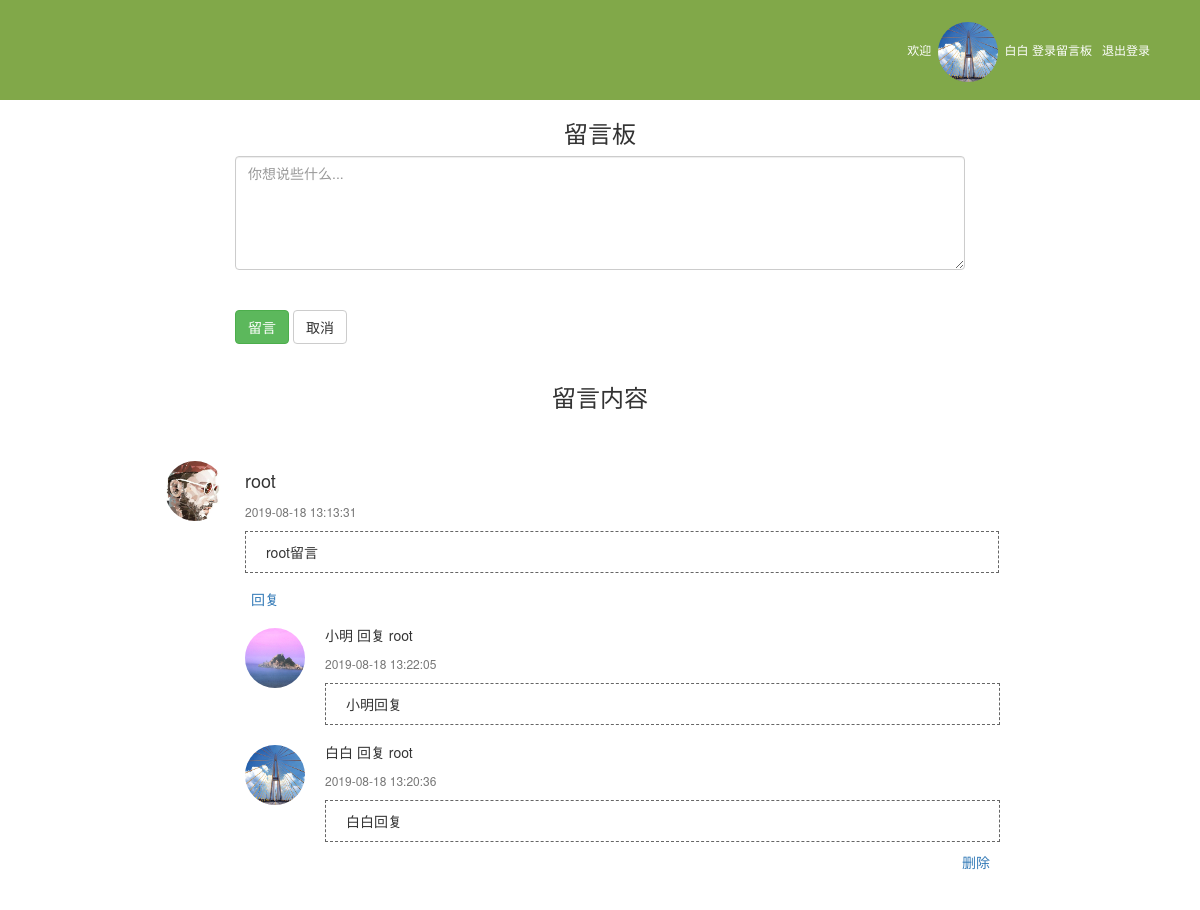
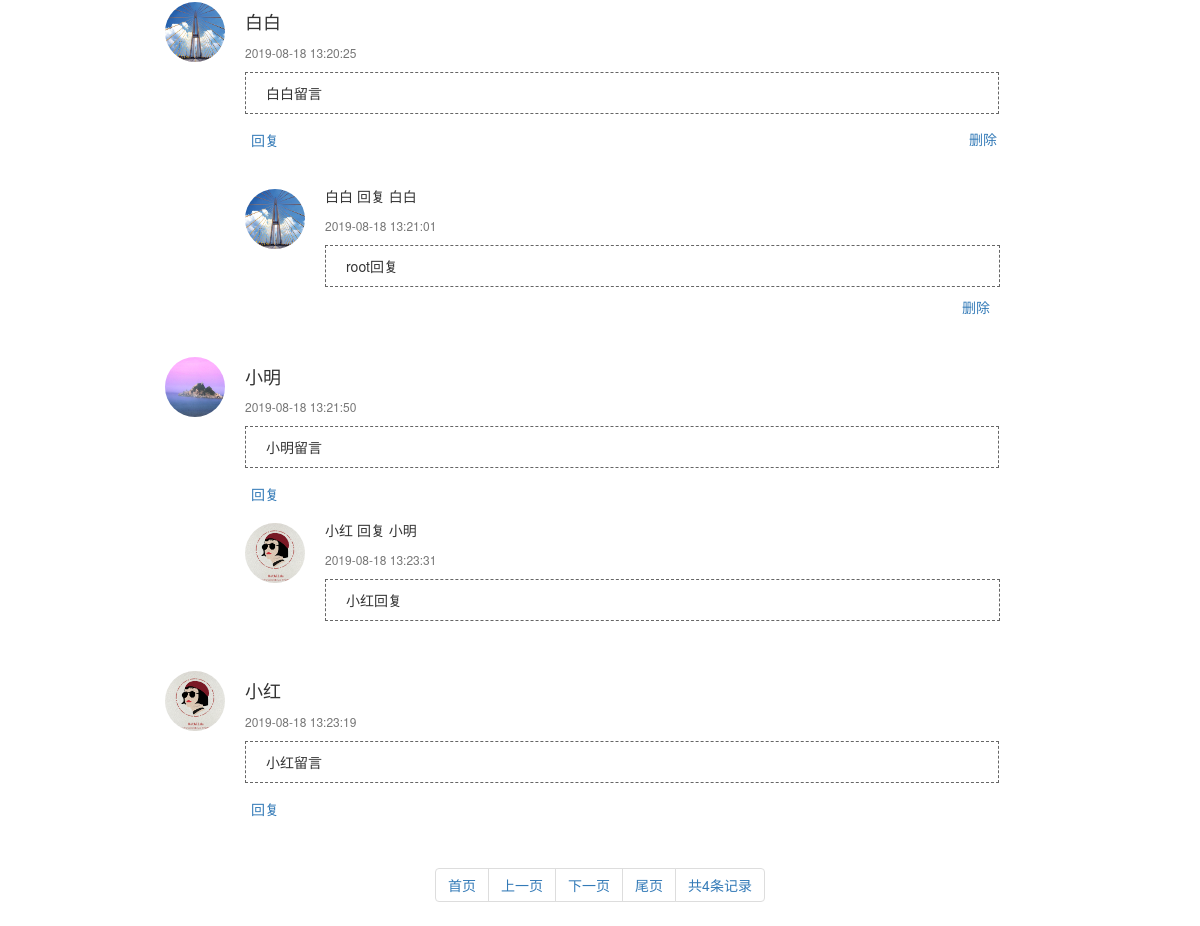
/index.php (signed in), run on the app's committed database (2 pictures, top to bottom).
### tables this page shows
CREATE TABLE IF NOT EXISTS `user` (
  `id` int(11) NOT NULL AUTO_INCREMENT COMMENT '用户ID，主键，自增',
  `username` varchar(30) NOT NULL COMMENT '用户名，字符串',
  `userpass` varchar(35) NOT NULL COMMENT '用户密码',
  `create_time` varchar(20) NOT NULL COMMENT '用户创建时间',
  `imgpath` varchar(30) NOT NULL COMMENT '头像',
  PRIMARY KEY (`id`)
);

CREATE TABLE IF NOT EXISTS `message` (
  `message_id` int(11) NOT NULL AUTO_INCREMENT COMMENT '留言ID，主键，自增',
  `message_content` varchar(300) NOT NULL COMMENT '留言内容',
  `create_time` datetime NOT NULL COMMENT '留言时间',
  `id` int(11) NOT NULL COMMENT '留言用户id',
  `message_name` varchar(20) NOT NULL COMMENT '留言用户',
  PRIMARY KEY (`message_id`)
);

CREATE TABLE IF NOT EXISTS `reply` (
  `reply_id` int(11) NOT NULL AUTO_INCREMENT COMMENT '回复id，主键，自增',
  `reply_content` varchar(500) NOT NULL COMMENT '回复内容',
  `message_name` varchar(30) NOT NULL COMMENT '留言的用户',
  `create_time` datetime NOT NULL COMMENT '回复时间',
  `message_id` int(11) NOT NULL COMMENT '评论id',
  `id` int(11) NOT NULL COMMENT '回复用户id',
  `reply_name` varchar(30) NOT NULL COMMENT '回复的用户',
  PRIMARY KEY (`reply_id`)
);

### index.php (the view, shortened to what this page needs)
<?php
	require("connect.php");
	$username=$_COOKIE['username'];
	$sql_img="select * from user where username='{$username}'";
	$result_img=mysqli_query($conn,$sql_img);
	$row_img=mysqli_fetch_assoc($result_img);
	$imgpath="./img/".$row_img['imgpath'];
?>
<!DOCTYPE html>
<html lang="en">
<head>
	<link href="Css/bootstrap.css" rel="stylesheet" type="text/css" />
</head>
<body>
	<div align="right" style="padding:10px 50px;background:#81A849;">
		<h6 style="height:60px;line-height:60px;color:#fff;">欢迎&nbsp;&nbsp;<a href="info.php" target="_blank"><img src="<?php echo $imgpath; ?>" alt="头像" width="60" height="60" class="img-circle"/></a>&nbsp;&nbsp;<a href="info.php" target="_blank" style="color:#fff;"><?php echo $username; ?></a>&nbsp;登录留言板<span>&nbsp;&nbsp;&nbsp;<a href="action.php?a=quit" style="color:#fff;">退出登录</a></span></h6>
	</div>
	<div class="container">
		<h3 align="center">留言板</h3>
		<div class="col-lg-8 col-md-6 col-lg-offset-2 col-md-offset-1">
			<form action="action.php?a=message" method="post">
				<textarea name="message_content" cols="110" rows="5" class="form-control" placeholder="你想说些什么..." required></textarea><br /><br />
				<input type="submit" value="留言" class="btn btn-success">
				<input type="reset" value="取消" class="btn btn-default">
			</form>
		</div>
	</div>
	<br />
	<h3 align="center">留言内容</h3>
	<div class="container" style="padding-left:150px;">
		<?php
		function news($pageNum=1, $pageSize=5){
		    $array=array();
			$conn=mysqli_connect("127.0.0.1","message","message");
			mysqli_select_db($conn, "message_board");
			mysqli_set_charset($conn, "utf8");
		    $rs="select message.*,user.imgpath from message,user where user.id=message.id order by message.message_id limit ".(($pageNum - 1) * $pageSize).",".$pageSize;
		    $r=mysqli_query($conn,$rs);
		    while($obj=mysqli_fetch_object($r)){
		        $array[]=$obj;
		    }
		    return $array;
		}
		function allNews(){
		    $conn=mysqli_connect("127.0.0.1","message","message");
		    mysqli_select_db($conn,"message_board");
		    mysqli_set_charset($conn,"utf8");
		    $rs="select count(*) num from message";
		    $r=mysqli_query($conn, $rs);
		    $obj=mysqli_fetch_object($r);
		    return $obj->num;
		}
	    @$allNum=allNews();
	    @$pageSize=5;
	    @$pageNum=empty($_GET["pageNum"])?1:$_GET["pageNum"];
	    @$endPage=ceil($allNum/$pageSize);
	    @$array=news($pageNum,$pageSize);
		foreach($array as $key=>$values){
			echo "<div style='position:relative;padding-bottom:30px;padding-top:40px;'><img src='./img/{$values->imgpath}' width='60' height='60' class='img-circle' style='float:left;margin-right:20px;'><h4>{$values->message_name}</h4><span style='color:#777;font-size:12px;'>{$values->create_time}</span><div style='width:75%;border:1px dashed #666;margin:10px 0 15px 80px;margin-top:10px;padding:10px 20px;'>{$values->message_content}</div><button href='reply.php?message_id={$values->message_id}' id='btn{$values->message_id}' class='reply_btn' style='position:absolute;left:80px;'>回复</button></div>";
			if($values->message_name==$username){
					echo "<a href='action.php?a=delete_m&message_id={$values->message_id}' style='position:relative;bottom:30px;left:80%;'>删除</a>";
			}
			$sql_r="select reply.*,user.imgpath from reply,user where reply.id=user.id order by reply_id desc";
			$result_r=mysqli_query($conn,$sql_r);
			while($row_r=mysqli_fetch_assoc($result_r)){
				if($values->message_id==$row_r['message_id']){
					echo "<div style='margin-left:80px;padding-bottom:10px;'><img src='./img/{$row_r['imgpath']}' width='60' height='60' class='img-circle' style='float:left;margin-right:20px;'><h5>{$row_r['reply_name']}&nbsp;回复&nbsp;{$row_r['message_name']}</h5><span style='color:#777;font-size:12px;'>{$row_r['create_time']}</span><div style='width:73%;border:1px dashed #666;margin-left:80px;padding:10px 20px;margin-top:10px;'>{$row_r['reply_content']}</div></div>";
					if($row_r['reply_name']==$username){
						echo "<a href='action.php?a=delete_r&reply_id={$row_r['reply_id']}' style='float:right;margin-right:180px;'>删除</a><br />";
					}
				}
			}
		}
		?>
	</div><br/>
	<div class="text-center">
		<ul class="pagination">
			<li><a href="?pageNum=1">首页</a></li>
			<li><a href="?pageNum=<?php echo $pageNum==1?1:($pageNum-1)?>">上一页</a></li>
			<li><a href="?pageNum=<?php echo $pageNum==$endPage?$endPage:($pageNum+1)?>">下一页</a></li>
			<li><a href="?pageNum=<?php echo $endPage?>">尾页</a></li>
			<li><a href="">共<?php echo $allNum ?>条记录</a></li>
		</ul>
	</div>
</body>
</html>

### index.php (style rules this page uses)
.reply_btn { border:none; background:none; color:#337ab7; }

### data on the page
user: imgpath (picture)
message: user.imgpath (picture), message_name "root", create_time "2019-08-18 13:13:31", message_content "root留言"
reply: user.imgpath (picture), reply_name "小明", message_name "root", create_time "2019-08-18 13:22:05", reply_content "小明回复"
reply: user.imgpath (picture), reply_name "白白", message_name "root", create_time "2019-08-18 13:20:36", reply_content "白白回复"
message: user.imgpath (picture), message_name "白白", create_time "2019-08-18 13:20:25", message_content "白白留言"
reply: user.imgpath (picture), reply_name "白白", message_name "白白", create_time "2019-08-18 13:21:01", reply_content "root回复"
message: user.imgpath (picture), message_name "小明", create_time "2019-08-18 13:21:50", message_content "小明留言"
reply: user.imgpath (picture), reply_name "小红", message_name "小明", create_time "2019-08-18 13:23:31", reply_content "小红回复"
message: user.imgpath (picture), message_name "小红", create_time "2019-08-18 13:23:19", message_content "小红留言"

### other printed values
$username "白白"
$allNum "4"
